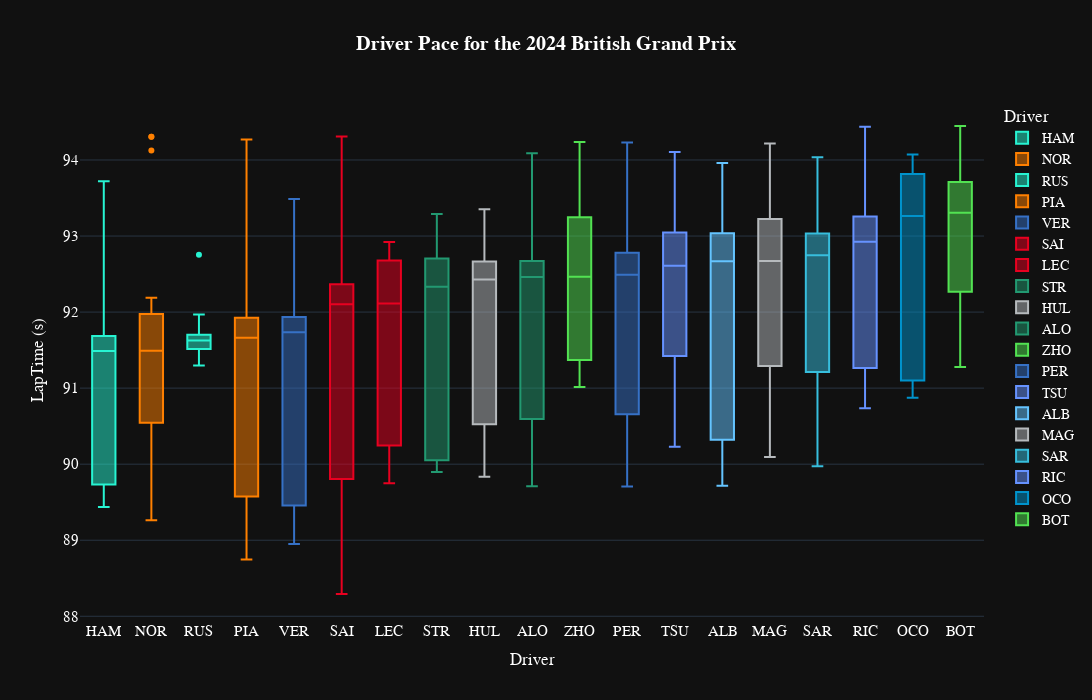

Notebook source saved alongside this figure:
### Code cell
fig=px.box(
    transformed_laps.sort_values(by=["median","LapNumber"]),
    x="Driver",
    y="LapTime (s)",
    color='Driver',
    template="plotly_dark",
    title="<b>Driver Pace for the {} {}</b>".format(year,gp),
    # palette=team_palette,
    # whiskerprops=dict(color="white"),
    # boxprops=dict(edgecolor="white"),
    # medianprops=dict(color="grey"),
    # capprops=dict(color="white"),
    height=700, width=1400,

color_discrete_map={
                 "ALB": "#64C4FF",
                 "ALO": "#229971",
                 "BOT": "#52e252",
                 "GAS": "#0093cc",
                 "HAM": "#27F4D2",
                 "HUL": "#B6BABD",
                 "LEC": "#E80020",
                 "MAG": "#B6BABD",
                 "NOR": "#FF8000",
                 "OCO": "#0093cc",
                 "PER": "#3671C6",
                 "PIA": "#FF8000",
                 "RIC": "#6692FF",
                 "RUS": "#27F4D2",
                 "SAI": "#E80020",
                 "SAR": "#37BEDD",
                 "STR": "#229971",
                 "TSU": "#6692FF",
                 "VER": "#3671C6",
                 "ZHO": "#52e252"
          }
)
fig.update_traces(opacity=1)
fig.update_layout(
    title_x=0.5,
    yaxis = dict(tickfont = dict(size=15)),
    xaxis = dict(tickfont = dict(size=15)),
    font=dict(
        family="PT Sans Narrow",
        size=14,
        color="White"
    ),
    title_font_family="PT Sans Narrow"
#  "Arial", "Balto", "Courier New", "Droid Sans", "Droid Serif", "Droid Sans Mono", "Gravitas One", "Old Standard TT", "Open Sans", "Overpass", "PT Sans Narrow", "Raleway", "Times New Roman"
)
fig.show()

### Figure 1 — Plotly figure (JSON) as saved in the notebook; plotly's stock layout.template omitted (floating-point values rounded to 4 significant figures)
{"data": [{"alignmentgroup": "True", "hovertemplate": "Driver=%{x}<br>LapTime (s)=%{y}<extra></extra>", "legendgroup": "HAM", "marker": {"color": "#27F4D2"}, "name": "HAM", "notched": false, "offsetgroup": "HAM", "opacity": 1, "orientation": "v", "showlegend": true, "type": "box", "x": ["HAM", "HAM", "HAM", "HAM", "HAM", "HAM", "HAM", "HAM", "HAM", "HAM", "HAM", "HAM", "HAM", "HAM", "HAM", "HAM", "HAM", "HAM", "HAM", "HAM", "HAM", "HAM", "HAM", "HAM", "HAM", "HAM", "HAM", "HAM", "HAM", "HAM", "HAM", "HAM", "HAM"], "x0": " ", "xaxis": "x", "y": [91.42, 91.72, 91.99, 91.68, 91.75, 91.67, 91.76, 91.56, 91.52, 91.49, 91.56, 91.88, 91.61, 91.56, 91.93, 93.72, 92.16, 91.09, 91.11, 91.64, 90.32, 90.12, 89.62, 89.79, 89.7, 89.44, 89.64, 89.54, 89.58, 89.67, 89.68, 89.74, 90.15], "y0": " ", "yaxis": "y"}, {"alignmentgroup": "True", "hovertemplate": "Driver=%{x}<br>LapTime (s)=%{y}<extra></extra>", "legendgroup": "NOR", "marker": {"color": "#FF8000"}, "name": "NOR", "notched": false, "offsetgroup": "NOR", "opacity": 1, "orientation": "v", "showlegend": true, "type": "box", "x": ["NOR", "NOR", "NOR", "NOR", "NOR", "NOR", "NOR", "NOR", "NOR", "NOR", "NOR", "NOR", "NOR", "NOR", "NOR", "NOR", "NOR", "NOR", "NOR", "NOR", "NOR", "NOR", "NOR", "NOR", "NOR", "NOR", "NOR", "NOR", "NOR", "NOR", "NOR", "NOR", "NOR", "NOR"], "x0": " ", "xaxis": "x", "y": [92.19, 91.99, 91.98, 91.72, 91.9, 92.07, 92.02, 91.98, 91.83, 91.75, 91.72, 91.47, 91.41, 90.95, 91.69, 94.3, 94.12, 91.51, 90.86, 91.18, 91.63, 94.31, 89.73, 90.01, 89.26, 89.75, 89.64, 89.96, 89.84, 90.56, 90.52, 90.54, 90.77, 90.91], "y0": " ", "yaxis": "y"}, {"alignmentgroup": "True", "hovertemplate": "Driver=%{x}<br>LapTime (s)=%{y}<extra></extra>", "legendgroup": "RUS", "marker": {"color": "#27F4D2"}, "name": "RUS", "notched": false, "offsetgroup": "RUS", "opacity": 1, "orientation": "v", "showlegend": true, "type": "box", "x": ["RUS", "RUS", "RUS", "RUS", "RUS", "RUS", "RUS", "RUS", "RUS", "RUS", "RUS", "RUS", "RUS", "RUS", "RUS", "RUS", "RUS", "RUS", "RUS"], "x0": " ", "xaxis": "x", "y": [91.42, 91.3, 91.8, 91.63, 91.62, 91.66, 91.73, 91.62, 91.64, 91.59, 91.62, 91.72, 91.48, 91.57, 91.63, 92.75, 91.34, 91.5, 91.97], "y0": " ", "yaxis": "y"}, {"alignmentgroup": "True", "hovertemplate": "Driver=%{x}<br>LapTime (s)=%{y}<extra></extra>", "legendgroup": "PIA", "marker": {"color": "#FF8000"}, "name": "PIA", "notched": false, "offsetgroup": "PIA", "opacity": 1, "orientation": "v", "showlegend": true, "type": "box", "x": ["PIA", "PIA", "PIA", "PIA", "PIA", "PIA", "PIA", "PIA", "PIA", "PIA", "PIA", "PIA", "PIA", "PIA", "PIA", "PIA", "PIA", "PIA", "PIA", "PIA", "PIA", "PIA", "PIA", "PIA", "PIA", "PIA", "PIA", "PIA", "PIA", "PIA", "PIA", "PIA", "PIA", "PIA", "PIA"], "x0": " ", "xaxis": "x", "y": [92.36, 91.93, 91.92, 91.83, 92.06, 91.92, 91.99, 92, 91.81, 91.86, 91.66, 91.9, 91.7, 91.51, 92.12, 93.99, 94.27, 91.82, 91.17, 90.98, 91.39, 94.27, 89.91, 89.57, 89.58, 89.29, 89.22, 89.22, 89.23, 89.05, 89.12, 89.28, 89.96, 88.75, 89.93], "y0": " ", "yaxis": "y"}, {"alignmentgroup": "True", "hovertemplate": "Driver=%{x}<br>LapTime (s)=%{y}<extra></extra>", "legendgroup": "VER", "marker": {"color": "#3671C6"}, "name": "VER", "notched": false, "offsetgroup": "VER", "opacity": 1, "orientation": "v", "showlegend": true, "type": "box", "x": ["VER", "VER", "VER", "VER", "VER", "VER", "VER", "VER", "VER", "VER", "VER", "VER", "VER", "VER", "VER", "VER", "VER", "VER", "VER", "VER", "VER", "VER", "VER", "VER", "VER", "VER", "VER", "VER", "VER", "VER", "VER", "VER"], "x0": " ", "xaxis": "x", "y": [91.77, 92.2, 91.93, 91.78, 91.71, 91.94, 92.04, 91.88, 91.66, 91.81, 91.89, 91.76, 91.7, 92.25, 92.5, 93.49, 91.9, 92.14, 93.02, 90.06, 89.6, 89.47, 89.11, 89.37, 89.14, 89.54, 89.41, 88.95, 89.56, 89.29, 89.44, 89.09], "y0": " ", "yaxis": "y"}, {"alignmentgroup": "True", "hovertemplate": "Driver=%{x}<br>LapTime (s)=%{y}<extra></extra>", "legendgroup": "SAI", "marker": {"color": "#E80020"}, "name": "SAI", "notched": false, "offsetgroup": "SAI", "opacity": 1, "orientation": "v", "showlegend": true, "type": "box", "x": ["SAI", "SAI", "SAI", "SAI", "SAI", "SAI", "SAI", "SAI", "SAI", "SAI", "SAI", "SAI", "SAI", "SAI", "SAI", "SAI", "SAI", "SAI", "SAI", "SAI", "SAI", "SAI", "SAI", "SAI", "SAI", "SAI", "SAI", "SAI", "SAI", "SAI", "SAI", "SAI"], "x0": " ", "xaxis": "x", "y": [92.36, 92.1, 92.05, 91.94, 91.9, 92.7, 92.37, 92.48, 92.36, 92.12, 92.36, 92.25, 92.11, 91.92, 92.45, 94.23, 94.31, 93.51, 92.16, 92.3, 92.73, 90.47, 89.87, 89.87, 89.74, 89.59, 89.59, 89.55, 89.42, 89.44, 89.43, 88.29], "y0": " ", "yaxis": "y"}, {"alignmentgroup": "True", "hovertemplate": "Driver=%{x}<br>LapTime (s)=%{y}<extra></extra>", "legendgroup": "LEC", "marker": {"color": "#E80020"}, "name": "LEC", "notched": false, "offsetgroup": "LEC", "opacity": 1, "orientation": "v", "showlegend": true, "type": "box", "x": ["LEC", "LEC", "LEC", "LEC", "LEC", "LEC", "LEC", "LEC", "LEC", "LEC", "LEC", "LEC", "LEC", "LEC", "LEC", "LEC", "LEC", "LEC", "LEC", "LEC", "LEC", "LEC", "LEC", "LEC", "LEC", "LEC", "LEC", "LEC"], "x0": " ", "xaxis": "x", "y": [92.86, 92.37, 92.7, 92.7, 92.76, 92.66, 92.86, 92.33, 92.5, 92.35, 92.24, 91.99, 92.4, 92.75, 92.92, 91.48, 90.88, 90.03, 89.83, 89.75, 89.93, 89.91, 90.05, 90.29, 90.2, 90.93, 90.49, 91.67], "y0": " ", "yaxis": "y"}, {"alignmentgroup": "True", "hovertemplate": "Driver=%{x}<br>LapTime (s)=%{y}<extra></extra>", "legendgroup": "STR", "marker": {"color": "#229971"}, "name": "STR", "notched": false, "offsetgroup": "STR", "opacity": 1, "orientation": "v", "showlegend": true, "type": "box", "x": ["STR", "STR", "STR", "STR", "STR", "STR", "STR", "STR", "STR", "STR", "STR", "STR", "STR", "STR", "STR", "STR", "STR", "STR", "STR", "STR", "STR", "STR", "STR", "STR", "STR", "STR", "STR", "STR", "STR", "STR"], "x0": " ", "xaxis": "x", "y": [92.68, 92.31, 92.97, 92.71, 92.79, 92.72, 92.65, 92.29, 92.62, 92.27, 92.36, 93.09, 92.64, 92.65, 93.09, 93.29, 92.5, 93.06, 90.1, 90.16, 90.2, 90.03, 90.03, 89.9, 89.92, 90.24, 89.97, 90.03, 90.03, 90.05], "y0": " ", "yaxis": "y"}, {"alignmentgroup": "True", "hovertemplate": "Driver=%{x}<br>LapTime (s)=%{y}<extra></extra>", "legendgroup": "HUL", "marker": {"color": "#B6BABD"}, "name": "HUL", "notched": false, "offsetgroup": "HUL", "opacity": 1, "orientation": "v", "showlegend": true, "type": "box", "x": ["HUL", "HUL", "HUL", "HUL", "HUL", "HUL", "HUL", "HUL", "HUL", "HUL", "HUL", "HUL", "HUL", "HUL", "HUL", "HUL", "HUL", "HUL", "HUL", "HUL", "HUL", "HUL", "HUL", "HUL", "HUL", "HUL", "HUL", "HUL", "HUL", "HUL", "HUL"], "x0": " ", "xaxis": "x", "y": [92.84, 92.61, 92.56, 92.77, 92.7, 92.73, 92.8, 92.4, 92.44, 92.43, 92.4, 92.47, 92.62, 92.67, 93.19, 92.65, 92.23, 92.61, 93.35, 91.1, 90.7, 89.84, 90.39, 90.05, 90.19, 89.86, 90.36, 90.37, 90.47, 90.7, 90.85], "y0": " ", "yaxis": "y"}, {"alignmentgroup": "True", "hovertemplate": "Driver=%{x}<br>LapTime (s)=%{y}<extra></extra>", "legendgroup": "ALO", "marker": {"color": "#229971"}, "name": "ALO", "notched": false, "offsetgroup": "ALO", "opacity": 1, "orientation": "v", "showlegend": true, "type": "box", "x": ["ALO", "ALO", "ALO", "ALO", "ALO", "ALO", "ALO", "ALO", "ALO", "ALO", "ALO", "ALO", "ALO", "ALO", "ALO", "ALO", "ALO", "ALO", "ALO", "ALO", "ALO", "ALO", "ALO", "ALO", "ALO", "ALO", "ALO", "ALO", "ALO", "ALO", "ALO", "ALO"], "x0": " ", "xaxis": "x", "y": [93.2, 92.95, 93.19, 92.62, 92.67, 92.71, 92.5, 92.58, 92.74, 92.55, 92.43, 92.52, 92.38, 92.26, 92.59, 93.0, 92.67, 92.59, 94.09, 91.15, 90.59, 90.17, 90.1, 89.93, 89.87, 89.75, 89.71, 90.11, 90.7, 90.73, 90.59, 91.43], "y0": " ", "yaxis": "y"}, {"alignmentgroup": "True", "hovertemplate": "Driver=%{x}<br>LapTime (s)=%{y}<extra></extra>", "legendgroup": "ZHO", "marker": {"color": "#52e252"}, "name": "ZHO", "notched": false, "offsetgroup": "ZHO", "opacity": 1, "orientation": "v", "showlegend": true, "type": "box", "x": ["ZHO", "ZHO", "ZHO", "ZHO", "ZHO", "ZHO", "ZHO", "ZHO", "ZHO", "ZHO", "ZHO", "ZHO", "ZHO", "ZHO", "ZHO", "ZHO", "ZHO", "ZHO", "ZHO", "ZHO"], "x0": " ", "xaxis": "x", "y": [93.56, 93.49, 93.22, 93.27, 93.79, 94.23, 92.45, 92.48, 92.7, 93.17, 91.15, 91.12, 91.01, 91.38, 91.36, 91.43, 91.28, 91.56, 92.5, 91.75], "y0": " ", "yaxis": "y"}, {"alignmentgroup": "True", "hovertemplate": "Driver=%{x}<br>LapTime (s)=%{y}<extra></extra>", "legendgroup": "PER", "marker": {"color": "#3671C6"}, "name": "PER", "notched": false, "offsetgroup": "PER", "opacity": 1, "orientation": "v", "showlegend": true, "type": "box", "x": ["PER", "PER", "PER", "PER", "PER", "PER", "PER", "PER", "PER", "PER", "PER", "PER", "PER", "PER", "PER", "PER", "PER", "PER", "PER", "PER", "PER", "PER", "PER", "PER", "PER"], "x0": " ", "xaxis": "x", "y": [92.94, 92.34, 92.57, 92.11, 92.25, 93.31, 93.41, 92.8, 92.71, 92.49, 92.51, 92.77, 92.49, 92.7, 94.23, 92.72, 93.22, 90.69, 90.54, 90.23, 90.52, 90.56, 90.14, 90.8, 89.71], "y0": " ", "yaxis": "y"}, {"alignmentgroup": "True", "hovertemplate": "Driver=%{x}<br>LapTime (s)=%{y}<extra></extra>", "legendgroup": "TSU", "marker": {"color": "#6692FF"}, "name": "TSU", "notched": false, "offsetgroup": "TSU", "opacity": 1, "orientation": "v", "showlegend": true, "type": "box", "x": ["TSU", "TSU", "TSU", "TSU", "TSU", "TSU", "TSU", "TSU", "TSU", "TSU", "TSU", "TSU", "TSU", "TSU", "TSU", "TSU", "TSU", "TSU", "TSU", "TSU", "TSU", "TSU", "TSU", "TSU", "TSU", "TSU", "TSU", "TSU", "TSU", "TSU", "TSU", "TSU"], "x0": " ", "xaxis": "x", "y": [93.21, 93.06, 93.16, 92.61, 92.61, 92.82, 92.62, 92.57, 93.44, 92.81, 92.78, 93.03, 92.73, 92.59, 93.21, 93.72, 92.68, 93.11, 94.11, 92.32, 90.81, 90.32, 90.23, 90.88, 91.44, 91.69, 90.98, 91.37, 91.08, 91.41, 91.53, 92.09], "y0": " ", "yaxis": "y"}, {"alignmentgroup": "True", "hovertemplate": "Driver=%{x}<br>LapTime (s)=%{y}<extra></extra>", "legendgroup": "ALB", "marker": {"color": "#64C4FF"}, "name": "ALB", "notched": false, "offsetgroup": "ALB", "opacity": 1, "orientation": "v", "showlegend": true, "type": "box", "x": ["ALB", "ALB", "ALB", "ALB", "ALB", "ALB", "ALB", "ALB", "ALB", "ALB", "ALB", "ALB", "ALB", "ALB", "ALB", "ALB", "ALB", "ALB", "ALB", "ALB", "ALB", "ALB", "ALB", "ALB", "ALB", "ALB", "ALB", "ALB", "ALB", "ALB", "ALB", "ALB"], "x0": " ", "xaxis": "x", "y": [93.16, 93.37, 93.06, 92.85, 93.01, 92.94, 92.8, 92.93, 93.07, 92.98, 92.57, 92.77, 92.54, 92.27, 93.18, 93.65, 93.09, 92.89, 93.96, 90.89, 90.72, 90.46, 90.13, 90.74, 90.41, 90.23, 90.15, 90.07, 89.96, 89.83, 89.92, 89.72], "y0": " ", "yaxis": "y"}, {"alignmentgroup": "True", "hovertemplate": "Driver=%{x}<br>LapTime (s)=%{y}<extra></extra>", "legendgroup": "MAG", "marker": {"color": "#B6BABD"}, "name": "MAG", "notched": false, "offsetgroup": "MAG", "opacity": 1, "orientation": "v", "showlegend": true, "type": "box", "x": ["MAG", "MAG", "MAG", "MAG", "MAG", "MAG", "MAG", "MAG", "MAG", "MAG", "MAG", "MAG", "MAG", "MAG", "MAG", "MAG", "MAG", "MAG", "MAG", "MAG", "MAG", "MAG", "MAG", "MAG", "MAG", "MAG", "MAG", "MAG", "MAG", "MAG", "MAG", "MAG", "MAG"], "x0": " ", "xaxis": "x", "y": [94.22, 93.26, 93.11, 93.0, 93.54, 93.73, 93.2, 92.78, 92.65, 92.67, 92.53, 92.74, 92.51, 92.95, 93.49, 93.48, 92.77, 93.28, 93.62, 93.21, 92.07, 90.61, 90.09, 90.45, 91.34, 91.72, 91.13, 91.04, 90.95, 90.8, 91.14, 91.47, 91.98], "y0": " ", "yaxis": "y"}, {"alignmentgroup": "True", "hovertemplate": "Driver=%{x}<br>LapTime (s)=%{y}<extra></extra>", "legendgroup": "SAR", "marker": {"color": "#37BEDD"}, "name": "SAR", "notched": false, "offsetgroup": "SAR", "opacity": 1, "orientation": "v", "showlegend": true, "type": "box", "x": ["SAR", "SAR", "SAR", "SAR", "SAR", "SAR", "SAR", "SAR", "SAR", "SAR", "SAR", "SAR", "SAR", "SAR", "SAR", "SAR", "SAR", "SAR", "SAR", "SAR", "SAR", "SAR", "SAR", "SAR", "SAR", "SAR", "SAR", "SAR", "SAR", "SAR", "SAR"], "x0": " ", "xaxis": "x", "y": [93.44, 93.32, 93.11, 93.14, 92.9, 93.0, 92.81, 93.02, 92.96, 92.9, 92.75, 93.04, 92.61, 92.54, 93.7, 93.63, 92.83, 94.04, 91.35, 90.88, 89.97, 90.16, 90.0, 90.61, 90.83, 91.25, 91.2, 91.17, 91.25, 91.66, 92.09], "y0": " ", "yaxis": "y"}, {"alignmentgroup": "True", "hovertemplate": "Driver=%{x}<br>LapTime (s)=%{y}<extra></extra>", "legendgroup": "RIC", "marker": {"color": "#6692FF"}, "name": "RIC", "notched": false, "offsetgroup": "RIC", "opacity": 1, "orientation": "v", "showlegend": true, "type": "box", "x": ["RIC", "RIC", "RIC", "RIC", "RIC", "RIC", "RIC", "RIC", "RIC", "RIC", "RIC", "RIC", "RIC", "RIC", "RIC", "RIC", "RIC", "RIC", "RIC", "RIC", "RIC", "RIC", "RIC", "RIC", "RIC", "RIC", "RIC", "RIC", "RIC"], "x0": " ", "xaxis": "x", "y": [93.71, 93.43, 93.25, 93.26, 93.67, 92.95, 93.09, 92.76, 92.72, 92.8, 92.8, 92.88, 92.93, 93.17, 94.44, 93.02, 94.22, 93.14, 92.43, 91.29, 90.77, 91.2, 91.08, 90.95, 90.85, 90.73, 91.11, 92.93, 94.15], "y0": " ", "yaxis": "y"}, {"alignmentgroup": "True", "hovertemplate": "Driver=%{x}<br>LapTime (s)=%{y}<extra></extra>", "legendgroup": "OCO", "marker": {"color": "#0093cc"}, "name": "OCO", "notched": false, "offsetgroup": "OCO", "opacity": 1, "orientation": "v", "showlegend": true, "type": "box", "x": ["OCO", "OCO", "OCO", "OCO", "OCO", "OCO", "OCO", "OCO", "OCO", "OCO", "OCO", "OCO", "OCO", "OCO", "OCO", "OCO", "OCO", "OCO", "OCO", "OCO"], "x0": " ", "xaxis": "x", "y": [93.85, 93.48, 93.32, 93.21, 93.62, 93.79, 93.9, 93.84, 93.85, 94.07, 92.84, 91.11, 91.19, 91.08, 90.93, 90.95, 90.88, 93.6, 91.06, 91.61], "y0": " ", "yaxis": "y"}, {"alignmentgroup": "True", "hovertemplate": "Driver=%{x}<br>LapTime (s)=%{y}<extra></extra>", "legendgroup": "BOT", "marker": {"color": "#52e252"}, "name": "BOT", "notched": false, "offsetgroup": "BOT", "opacity": 1, "orientation": "v", "showlegend": true, "type": "box", "x": ["BOT", "BOT", "BOT", "BOT", "BOT", "BOT", "BOT", "BOT", "BOT", "BOT", "BOT", "BOT", "BOT", "BOT", "BOT", "BOT", "BOT", "BOT", "BOT", "BOT", "BOT", "BOT", "BOT", "BOT", "BOT", "BOT", "BOT", "BOT"], "x0": " ", "xaxis": "x", "y": [94.45, 94.32, 93.77, 93.46, 93.65, 93.56, 93.64, 93.79, 93.56, 93.27, 93.65, 93.16, 93.23, 93.97, 94.03, 94.08, 92.97, 93.34, 92.35, 91.73, 91.28, 93.16, 91.4, 91.43, 92.01, 91.69, 92.32, 92.22], "y0": " ", "yaxis": "y"}], "layout": {"boxmode": "overlay", "font": {"color": "White", "family": "PT Sans Narrow", "size": 14}, "height": 700, "legend": {"title": {"text": "Driver"}, "tracegroupgap": 0}, "title": {"font": {"family": "PT Sans Narrow"}, "text": "<b>Driver Pace for the 2024 British Grand Prix</b>", "x": 0.5}, "width": 1400, "xaxis": {"anchor": "y", "categoryarray": ["HAM", "NOR", "RUS", "PIA", "VER", "SAI", "LEC", "STR", "HUL", "ALO", "ZHO", "PER", "TSU", "ALB", "MAG", "SAR", "RIC", "OCO", "BOT"], "categoryorder": "array", "domain": [0, 1], "tickfont": {"size": 15}, "title": {"text": "Driver"}}, "yaxis": {"anchor": "x", "domain": [0, 1], "tickfont": {"size": 15}, "title": {"text": "LapTime (s)"}}}}
